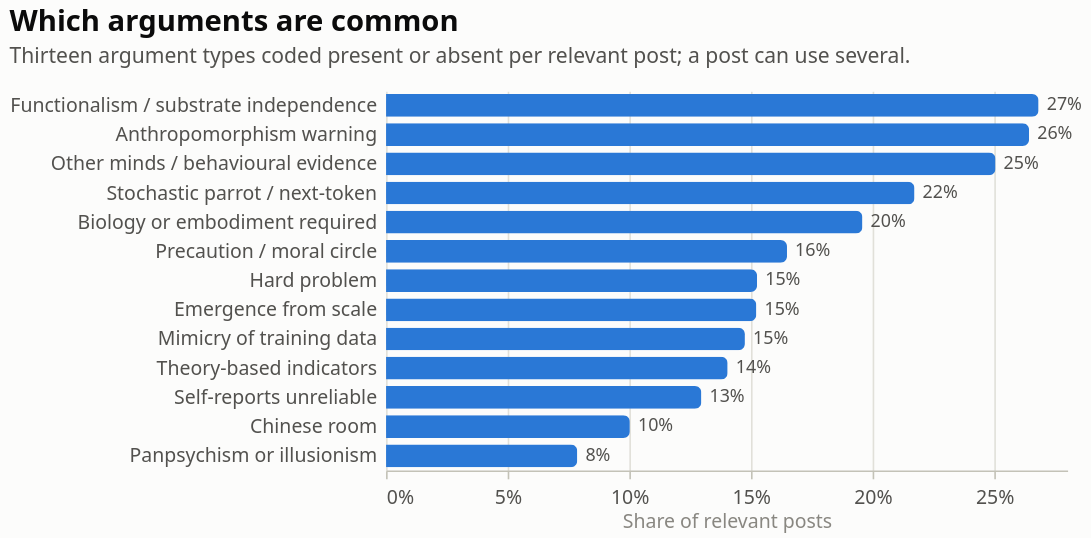

The Vega-Lite source for this figure:
### Vega-Lite specification from a JSON file in a GitHub repository (floating-point values rounded to 4 significant figures)
{"$schema": "https://vega.github.io/schema/vega-lite/v6.4.1.json", "config": {"axis": {"domainColor": "#c3c2b7", "gridColor": "#e1e0d9", "gridWidth": 1, "labelColor": "#52514e", "labelFont": "system-ui, -apple-system, 'Segoe UI', sans-serif", "labelFontSize": 12, "labelPadding": 6, "tickColor": "#c3c2b7", "titleColor": "#898781", "titleFont": "system-ui, -apple-system, 'Segoe UI', sans-serif", "titleFontSize": 12, "titleFontWeight": 400}, "axisX": {"grid": false}, "axisY": {"domain": false, "ticks": false}, "background": "#fcfcfb", "bar": {"cornerRadiusEnd": 4}, "font": "system-ui, -apple-system, 'Segoe UI', sans-serif", "header": {"labelColor": "#0b0b0b", "labelFont": "system-ui, -apple-system, 'Segoe UI', sans-serif", "labelFontSize": 13, "labelFontWeight": 600, "titleColor": "#898781", "titleFont": "system-ui, -apple-system, 'Segoe UI', sans-serif"}, "legend": {"direction": "horizontal", "labelColor": "#52514e", "labelFont": "system-ui, -apple-system, 'Segoe UI', sans-serif", "labelFontSize": 12, "orient": "top", "symbolSize": 80, "symbolType": "square", "titleColor": "#898781", "titleFont": "system-ui, -apple-system, 'Segoe UI', sans-serif", "titleFontSize": 12, "titleOrient": "left"}, "line": {"strokeCap": "round", "strokeJoin": "round", "strokeWidth": 2}, "point": {"filled": true, "size": 64}, "range": {"category": ["#2a78d6", "#eb6834", "#1baf7a", "#eda100", "#e87ba4", "#008300", "#4a3aa7", "#e34948"]}, "text": {"color": "#52514e", "font": "system-ui, -apple-system, 'Segoe UI', sans-serif", "fontSize": 12}, "title": {"anchor": "start", "color": "#0b0b0b", "font": "system-ui, -apple-system, 'Segoe UI', sans-serif", "fontSize": 18, "fontWeight": 600, "offset": 14, "subtitleColor": "#52514e", "subtitleFontSize": 13, "subtitlePadding": 6}, "view": {"stroke": null}}, "data": {"name": "data-70b997d1972852fdd4ae9b768a7ba134"}, "datasets": {"data-70b997d1972852fdd4ae9b768a7ba134": [{"cited": 0.086, "label": "Chinese room", "n": 407, "share": 0.1002}, {"cited": 0.1168, "label": "Stochastic parrot / next-token", "n": 882, "share": 0.2172}, {"cited": 0.0905, "label": "Hard problem", "n": 619, "share": 0.1525}, {"cited": 0.1249, "label": "Other minds / behavioural evidence", "n": 1017, "share": 0.2505}, {"cited": 0.2053, "label": "Self-reports unreliable", "n": 526, "share": 0.1296}, {"cited": 0.1249, "label": "Functionalism / substrate independence", "n": 1089, "share": 0.2682}, {"cited": 0.122, "label": "Biology or embodiment required", "n": 795, "share": 0.1958}, {"cited": 0.1491, "label": "Theory-based indicators", "n": 570, "share": 0.1404}, {"cited": 0.1262, "label": "Emergence from scale", "n": 618, "share": 0.1522}, {"cited": 0.1258, "label": "Anthropomorphism warning", "n": 1073, "share": 0.2643}, {"cited": 0.1898, "label": "Precaution / moral circle", "n": 669, "share": 0.1648}, {"cited": 0.1269, "label": "Mimicry of training data", "n": 599, "share": 0.1475}, {"cited": 0.1129, "label": "Panpsychism or illusionism", "n": 319, "share": 0.0786}]}, "height": 234, "layer": [{"encoding": {"tooltip": [{"field": "label", "title": "Argument", "type": "nominal"}, {"field": "n", "title": "Posts", "type": "quantitative"}, {"field": "share", "format": ".0%", "title": "Share", "type": "quantitative"}, {"field": "cited", "format": ".0%", "title": "Share cited by another publication", "type": "quantitative"}], "x": {"axis": {"format": "%", "grid": true, "tickCount": 4}, "field": "share", "title": "Share of relevant posts", "type": "quantitative"}, "y": {"axis": {"labelLimit": 280}, "field": "label", "sort": ["Functionalism / substrate independence", "Anthropomorphism warning", "Other minds / behavioural evidence", "Stochastic parrot / next-token", "Biology or embodiment required", "Precaution / moral circle", "Hard problem", "Emergence from scale", "Mimicry of training data", "Theory-based indicators", "Self-reports unreliable", "Chinese room", "Panpsychism or illusionism"], "title": null, "type": "nominal"}}, "mark": {"color": "#2a78d6", "height": 14, "type": "bar"}}, {"encoding": {"text": {"field": "share", "format": ".0%", "type": "quantitative"}, "x": {"field": "share", "type": "quantitative"}, "y": {"axis": {"labelLimit": 280}, "field": "label", "sort": ["Functionalism / substrate independence", "Anthropomorphism warning", "Other minds / behavioural evidence", "Stochastic parrot / next-token", "Biology or embodiment required", "Precaution / moral circle", "Hard problem", "Emergence from scale", "Mimicry of training data", "Theory-based indicators", "Self-reports unreliable", "Chinese room", "Panpsychism or illusionism"], "title": null, "type": "nominal"}}, "mark": {"align": "left", "color": "#52514e", "dx": 5, "fontSize": 11, "type": "text"}}], "title": {"subtitle": "Thirteen argument types coded present or absent per relevant post; a post can use several.", "text": "Which arguments are common"}, "width": 420}
